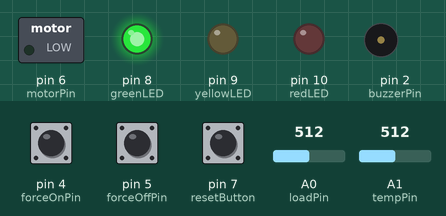
The sketch below on a simulated Arduino Uno, built with avr-gcc and run on an emulated ATmega328P. Parts: switched loads named in the sketch (green lamp = pin HIGH), output pins drawn as LEDs (lit = HIGH), buzzer (waves = sounding, pin HIGH). The inputs (shaded band) are chosen by the test bench; at power-on: A0 (loadPin) = 512, A1 (tempPin) = 512, pin 4 (forceOnPin) HIGH, pin 5 (forceOffPin) HIGH, pin 7 (resetButton) LOW. What the sketch prints to the serial monitor is not drawn.

Above: at 1.2 s.
1.3 s: A0 (loadPin) set to 593
2.8 s: A0 (loadPin) set to 610
At 3.15 s:
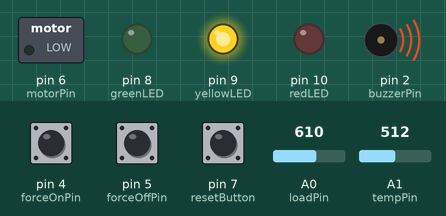
5.8 s: A1 (tempPin) set to 790
8.8 s: A1 (tempPin) set to 816
At 10.0 s:
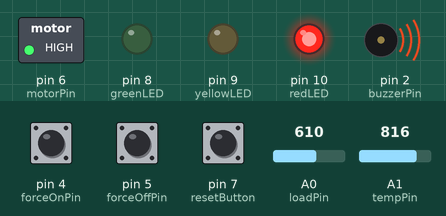
10.3 s: pin 4 (forceOnPin) pulled LOW for 1 s
At 11.1 s:
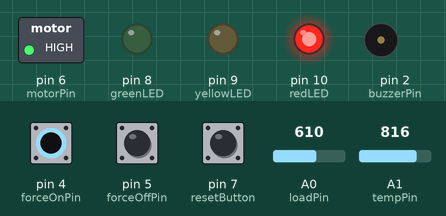
12.8 s: pin 5 (forceOffPin) pulled LOW for 1 s
At 13.1 s:
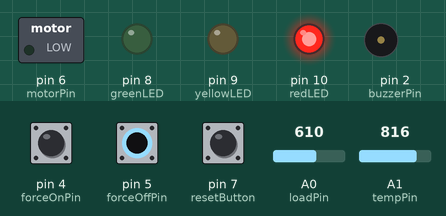
Timing chart, 0 to 15.8 s (numbered marks = the images above; inputs shaded):
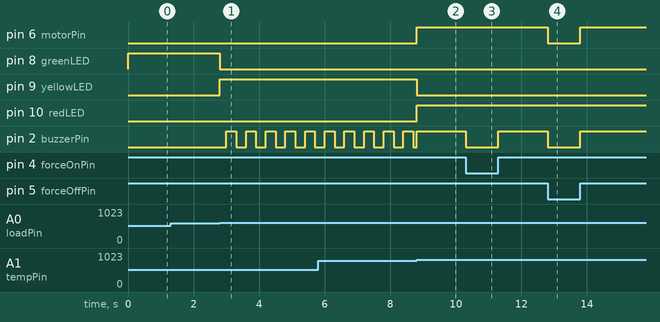

Measured:
- the behaviour switches between 601 and 602 on A0 (loadPin) (found by bisection; images 0 and 1)
- the behaviour switches between 802 and 803 on A1 (tempPin) (found by bisection; images 1 and 2)
- after the input at 1.3 s, every drawn part: stays the same
- after the input at 2.8 s, pin 8 (greenLED): HIGH → LOW at once; pin 9 (yellowLED): LOW → HIGH at once; pin 2 (buzzerPin): alternates HIGH for 0.30 s and LOW for 0.30 s, starting after 0.20 s
- after the input at 8.8 s, pin 6 (motorPin), pin 10 (redLED): LOW → HIGH at once; pin 9 (yellowLED): HIGH → LOW at once
- after the input at 10.3 s, pin 2 (buzzerPin): HIGH → LOW at once, → HIGH 1.0 s later
- after the input at 12.8 s, pin 6 (motorPin), pin 2 (buzzerPin): HIGH → LOW at once, → HIGH 1.0 s later

The sketch:

equipment_fault_detection_system1.ino
```cpp
const int loadPin = A0;
const int tempPin = A1;

// DIP 1 = D5 = FORCE OFF (force all extra fault detection mechanisms and fault correction mechanisms off)
// DIP 2 = D4 = FORCE ON (force all extra fault detection mechanisms off, and fault corrections on)
// LEDS don't count as 'extra' fault detection mechanisms, they are fundamental, and always tell what's happening, unless latched

const int forceOffPin = 5;
const int forceOnPin  = 4;

const int motorPin = 6;
const int resetButton = 7;

const int greenLED  = 8;
const int yellowLED = 9;
const int redLED    = 10;

const int buzzerPin = 2;


// machine states for sensors, didn't use enum, since they don't work in TinkerCAD
const int NORMAL       = 0;
const int WARNING      = 1;
const int FAULT        = 2;
const int SENSOR_ERROR = 3;


// Modes of operation, depending on dip switches
const int MODE_NORMAL    = 0;
const int MODE_FORCE_ON  = 1;
const int MODE_FORCE_OFF = 2;
const int MODE_INVALID   = 3;


// Causes of faults
const int NO_FAULT         = 0;
const int LOAD_OVERLOAD    = 1;
const int OVER_TEMPERATURE = 2;
const int SENSOR_FAILURE   = 3;


// warning and fault limits, as well as reset limits
// reset limits tell the system when to change its state
// limits are put there, since sensors usually
// give values varying by little amount due to noise and other factors
// this makes it so that values varying and hovering on both sides' limit don't cause immediate change
const int LOAD_WARNING_LIMIT = 150;
const int LOAD_FAULT_LIMIT   = 200;

const int LOAD_WARNING_RESET = 145;
const int LOAD_FAULT_RESET   = 195;

const int TEMP_WARNING_LIMIT = 150;
const int TEMP_FAULT_LIMIT   = 200;

const int TEMP_WARNING_RESET = 145;
const int TEMP_FAULT_RESET   = 195;


// how many recordings to sample, before changing the values
const int SAMPLE_COUNT = 5;


// report interval is for serial monitor
const unsigned long SAMPLE_INTERVAL = 100;
const unsigned long REPORT_INTERVAL = 500;


// Initializing sensor values
int loadValue = 0;
int temperatureValue = 0;


// Initializing sensor states
int loadState = NORMAL;
int tempState = NORMAL;


// Initializing machine states
int machineState = NORMAL;


// Initializing fault states
int faultLatched = 0;
int faultCause = NO_FAULT;


// Initializing timings
unsigned long lastSampleTime = 0;
unsigned long lastReportTime = 0;


// Takes average for the no of sample counts, then forwards changes
int readFilteredSensor(int pin) {

    long total = 0;

    for (int i = 0; i < SAMPLE_COUNT; i++) {

        total += analogRead(pin);
    }

    return total / SAMPLE_COUNT;
}


// Checks if the value received from the sensor is within
// the valid 0-255 range
// values outside this range are treated as a sensor error
bool validSensorValue(int value) {

    if (value <= 0)
        return false;

    if (value >= 255)
        return false;

    return true;
}


// Converts the raw analog reading from 0-1023
// into the equivalent 0-255 sensor value
// the factor is approximately 1023 / 255
float calibrateLoad(int rawValue) {
    return rawValue / 4.0118;
}


// Same conversion is used for the temperature sensor
// since both sensors use the same 0-255 input range
float calibrateTemperature(int rawValue) {
    return rawValue / 4.0118;
}
//It seems like there's something wrong with the conversion logic,
//or perhaps the PWM output itself
//The maximum and minimum values are less than 255 and more than 0 respecitvely


// Determines the current load state
// previousState is used so that the reset limits can provide hysteresis
int getLoadState(int load, int previousState) {

    // invalid values mean that the sensor itself has malfunctioned
    if (!validSensorValue(load))
        return SENSOR_ERROR;


    // if the sensor has recovered from an error,
    // start evaluating it again from the normal state
    if (previousState == SENSOR_ERROR)
        previousState = NORMAL;


    // when currently normal, use the warning and fault limits
    if (previousState == NORMAL) {

        if (load >= LOAD_FAULT_LIMIT)
            return FAULT;

        if (load >= LOAD_WARNING_LIMIT)
            return WARNING;

        return NORMAL;
    }


    // when currently in warning, the warning reset limit
    // must be crossed before returning to normal
    if (previousState == WARNING) {

        if (load >= LOAD_FAULT_LIMIT)
            return FAULT;

        if (load < LOAD_WARNING_RESET)
            return NORMAL;

        return WARNING;
    }


    // when already in fault, the value must go below
    // the fault reset limit before leaving the fault state
    if (load < LOAD_FAULT_RESET)
        return WARNING;

    return FAULT;
}


// Determines the current temperature state
// previousState is used so that the reset limits can provide hysteresis
int getTemperatureState(int temperature, int previousState) {

    // invalid values mean that the sensor itself has malfunctioned
    if (!validSensorValue(temperature))
        return SENSOR_ERROR;


    // if the sensor has recovered from an error,
    // start evaluating it again from the normal state
    if (previousState == SENSOR_ERROR)
        previousState = NORMAL;


    // when currently normal, use the warning and fault limits
    if (previousState == NORMAL) {

        if (temperature >= TEMP_FAULT_LIMIT)
            return FAULT;

        if (temperature >= TEMP_WARNING_LIMIT)
            return WARNING;

        return NORMAL;
    }


    // when currently in warning, the warning reset limit
    // must be crossed before returning to normal
    if (previousState == WARNING) {

        if (temperature >= TEMP_FAULT_LIMIT)
            return FAULT;

        if (temperature < TEMP_WARNING_RESET)
            return NORMAL;

        return WARNING;
    }


    // when already in fault, the value must go below
    // the fault reset limit before leaving the fault state
    if (temperature < TEMP_FAULT_RESET)
        return WARNING;

    return FAULT;
}


// Determines the overall state of the machine
// the most severe condition always takes priority
int determineMachineState() {

    // sensor failure takes priority because the system
    // cannot reliably determine the actual machine condition
    if (loadState == SENSOR_ERROR ||
        tempState == SENSOR_ERROR)

        return SENSOR_ERROR;


    // any actual sensor fault means the machine is in fault
    if (loadState == FAULT ||
        tempState == FAULT)

        return FAULT;


    // if there is no fault, a warning is still shown
    // when either sensor is in its warning range
    if (loadState == WARNING ||
        tempState == WARNING)

        return WARNING;


    return NORMAL;
}


// Determines what caused the machine to enter a fault
int determineFaultCause() {

    // sensor failure is treated separately from an actual
    // load or temperature fault
    if (loadState == SENSOR_ERROR ||
        tempState == SENSOR_ERROR)

        return SENSOR_FAILURE;


    // load fault takes priority if both sensors are faulty
    if (loadState == FAULT)
        return LOAD_OVERLOAD;


    // otherwise the fault was caused by temperature
    if (tempState == FAULT)
        return OVER_TEMPERATURE;


    return NO_FAULT;
}


// Updates the machine state and keeps faults latched
// once a fault has occurred, it stays active until reset
void updateMachineState(int requestedState) {

    // both an actual fault and a sensor error are latched
    // so that the operator has to acknowledge the condition
    if (requestedState == FAULT ||
        requestedState == SENSOR_ERROR) {

        faultLatched = 1;

        machineState = requestedState;

        faultCause = determineFaultCause();

        return;
    }


    // if a previous fault is still latched,
    // don't allow normal sensor readings to clear it
    if (faultLatched == 1) {

        machineState = FAULT;

        return;
    }


    machineState = requestedState;
}


// Checks whether the reset button has been pressed
// reset clears the latched fault and returns the machine to normal
void checkReset() {

    if (digitalRead(resetButton) == HIGH) {

        faultLatched = 0;

        faultCause = NO_FAULT;

        machineState = NORMAL;
    }
}


// Determines the operating mode from the two DIP switches
// INPUT_PULLUP means:
// DIP OFF = HIGH
// DIP ON  = LOW
int getOperatingMode() {

    int forceOff = digitalRead(forceOffPin);
    int forceOn  = digitalRead(forceOnPin);


    // both switches OFF means normal operation
    // sensors control the machine normally
    if (forceOff == HIGH &&
        forceOn == HIGH)

        return MODE_NORMAL;


    // force ON overrides the sensors
    // motor/correction system stays active regardless of sensor values
    if (forceOff == HIGH &&
        forceOn == LOW)

        return MODE_FORCE_ON;


    // force OFF overrides the sensors
    // motor/correction system stays inactive regardless of sensor values
    if (forceOff == LOW &&
        forceOn == HIGH)

        return MODE_FORCE_OFF;


    // both switches cannot be active at the same time
    // so this combination is treated as invalid
    return MODE_INVALID;
}


// Controls the three LEDs according to the machine state
// LEDs are fundamental indicators and are not disabled by DIP overrides
void displayState(int state) {

    // green means the machine is operating normally
    if (state == NORMAL) {

        digitalWrite(greenLED, HIGH);
        digitalWrite(yellowLED, LOW);
        digitalWrite(redLED, LOW);
    }


    // yellow means the machine is operating in warning
    else if (state == WARNING) {

        digitalWrite(greenLED, LOW);
        digitalWrite(yellowLED, HIGH);
        digitalWrite(redLED, LOW);
    }


    // red means either a fault or sensor error has occurred
    else {

        digitalWrite(greenLED, LOW);
        digitalWrite(yellowLED, LOW);
        digitalWrite(redLED, HIGH);
    }
}


// Controls the motor/fault correction system
// the motor activates only for an actual machine fault
void controlMotor(int state, int mode) {

    // force ON
    // the motor stays active regardless of sensor values
    if (mode == MODE_FORCE_ON) {

        digitalWrite(motorPin, HIGH);

        return;
    }


    // force OFF
    // the motor stays inactive regardless of sensor values
    if (mode == MODE_FORCE_OFF) {

        digitalWrite(motorPin, LOW);

        return;
    }


    // invalid DIP combination
    // safest behavior is to keep the correction system OFF
    if (mode == MODE_INVALID) {

        digitalWrite(motorPin, LOW);

        return;
    }


    // normal operation
    // motor activates only when an actual load or temperature fault exists
    // SENSOR_ERROR does not activate the motor
    if (loadState == FAULT ||
        tempState == FAULT) {

        digitalWrite(motorPin, HIGH);
    }

    else {

        digitalWrite(motorPin, LOW);
    }
}


// Controls the buzzer according to machine state and DIP overrides
// any DIP override disables the buzzer
void controlBuzzer(int state, int mode) {

    // any DIP override disables the buzzer
    if (mode != MODE_NORMAL) {

        digitalWrite(buzzerPin, LOW);

        return;
    }


    // no warning or fault means no buzzer
    if (state == NORMAL) {

        digitalWrite(buzzerPin, LOW);

        return;
    }


    // warning uses an intermittent buzzer
    // the buzzer changes state every 300 ms
    if (state == WARNING) {

        if ((millis() / 300) % 2 == 0)
            digitalWrite(buzzerPin, HIGH);

        else
            digitalWrite(buzzerPin, LOW);

        return;
    }


    // fault or sensor error keeps the buzzer continuously active
    digitalWrite(buzzerPin, HIGH);
}


// Prints the current machine state to the serial monitor
void printState(int state) {

    if (state == NORMAL)
        Serial.print("NORMAL");

    else if (state == WARNING)
        Serial.print("WARNING");

    else if (state == FAULT)
        Serial.print("FAULT");

    else
        Serial.print("SENSOR ERROR");
}


// Prints the current DIP operating mode to the serial monitor
void printOperatingMode(int mode) {

    if (mode == MODE_NORMAL)
        Serial.print("NORMAL");

    else if (mode == MODE_FORCE_ON)
        Serial.print("FORCE ON");

    else if (mode == MODE_FORCE_OFF)
        Serial.print("FORCE OFF");

    else
        Serial.print("INVALID");
}


// Prints the cause of the current fault to the serial monitor
void printFaultCause(int cause) {

    if (cause == NO_FAULT)
        Serial.print("NONE");

    else if (cause == LOAD_OVERLOAD)
        Serial.print("LOAD OVERLOAD");

    else if (cause == OVER_TEMPERATURE)
        Serial.print("OVER TEMPERATURE");

    else
        Serial.print("SENSOR FAILURE");
}


// Sets up all inputs and outputs
void setup() {

    pinMode(greenLED, OUTPUT);
    pinMode(yellowLED, OUTPUT);
    pinMode(redLED, OUTPUT);

    // DIP switches use the internal pull-up resistors
    pinMode(forceOffPin, INPUT_PULLUP);
    pinMode(forceOnPin, INPUT_PULLUP);

    pinMode(resetButton, INPUT);

    pinMode(motorPin, OUTPUT);

    pinMode(buzzerPin, OUTPUT);

    // start the motor and buzzer in the OFF state
    digitalWrite(motorPin, LOW);
    digitalWrite(buzzerPin, LOW);

    Serial.begin(9600);
}


// Main program loop
void loop() {

    unsigned long currentTime = millis();


    // sensors are sampled at the defined sample interval
    if (currentTime - lastSampleTime >= SAMPLE_INTERVAL) {

        lastSampleTime = currentTime;


        // read and filter the load sensor
        int rawLoad =
            readFilteredSensor(loadPin);


        // read and filter the temperature sensor
        int rawTemperature =
            readFilteredSensor(tempPin);


        // convert the raw analog readings into 0-255 values
        loadValue =
            (int)calibrateLoad(rawLoad);

        temperatureValue =
            (int)calibrateTemperature(rawTemperature);


        // determine the current state of each sensor
        loadState =
            getLoadState(loadValue, loadState);

        tempState =
            getTemperatureState(
                temperatureValue,
                tempState
            );


        // combine both sensor states into one machine state
        int requestedState =
            determineMachineState();


        // update and latch the machine state
        updateMachineState(requestedState);
    }

    // check for a reset before controlling the outputs
    checkReset();


    // read the DIP switches and determine the current mode
    int operatingMode =
        getOperatingMode();


    // LEDs always show the actual machine state
    displayState(machineState);


    // motor follows the fault correction rules and DIP overrides
    controlMotor(
        machineState,
        operatingMode
    );


    // buzzer follows the warning/fault rules and DIP overrides
    controlBuzzer(
        machineState,
        operatingMode
    );


    // periodically print the complete system status
    if (currentTime - lastReportTime >= REPORT_INTERVAL) {

        lastReportTime = currentTime;


        Serial.print("Load: ");
        Serial.print(loadValue);

        Serial.print(" | Temperature: ");
        Serial.print(temperatureValue);

        Serial.print(" | State: ");
        printState(machineState);

        Serial.print(" | Mode: ");
        printOperatingMode(operatingMode);

        Serial.print(" | Motor: ");


        // force ON always keeps the motor active
        if (operatingMode == MODE_FORCE_ON) {

            Serial.print("ON");
        }


        // force OFF and invalid modes keep the motor inactive
        else if (operatingMode == MODE_FORCE_OFF ||
                 operatingMode == MODE_INVALID) {

            Serial.print("OFF");
        }


        // in normal mode, the motor is active only
        // when an actual sensor fault is present
        else if (loadState == FAULT ||
                 tempState == FAULT) {

            Serial.print("ON");
        }

        else {

            Serial.print("OFF");
        }


        Serial.print(" | Buzzer: ");


        // any DIP override disables the buzzer
        if (operatingMode != MODE_NORMAL) {

            Serial.print("OFF");
        }


        // warning produces an intermittent buzzer
        else if (machineState == WARNING) {

            Serial.print("INTERMITTENT");
        }


        // actual fault or sensor error produces a continuous buzzer
        else if (machineState == FAULT ||
                 machineState == SENSOR_ERROR) {

            Serial.print("ON");
        }

        else {

            Serial.print("OFF");
        }


        Serial.print(" | Latched: ");
        Serial.print(faultLatched);

        Serial.print(" | Cause: ");
        printFaultCause(faultCause);

        Serial.println();
    }
}
```
